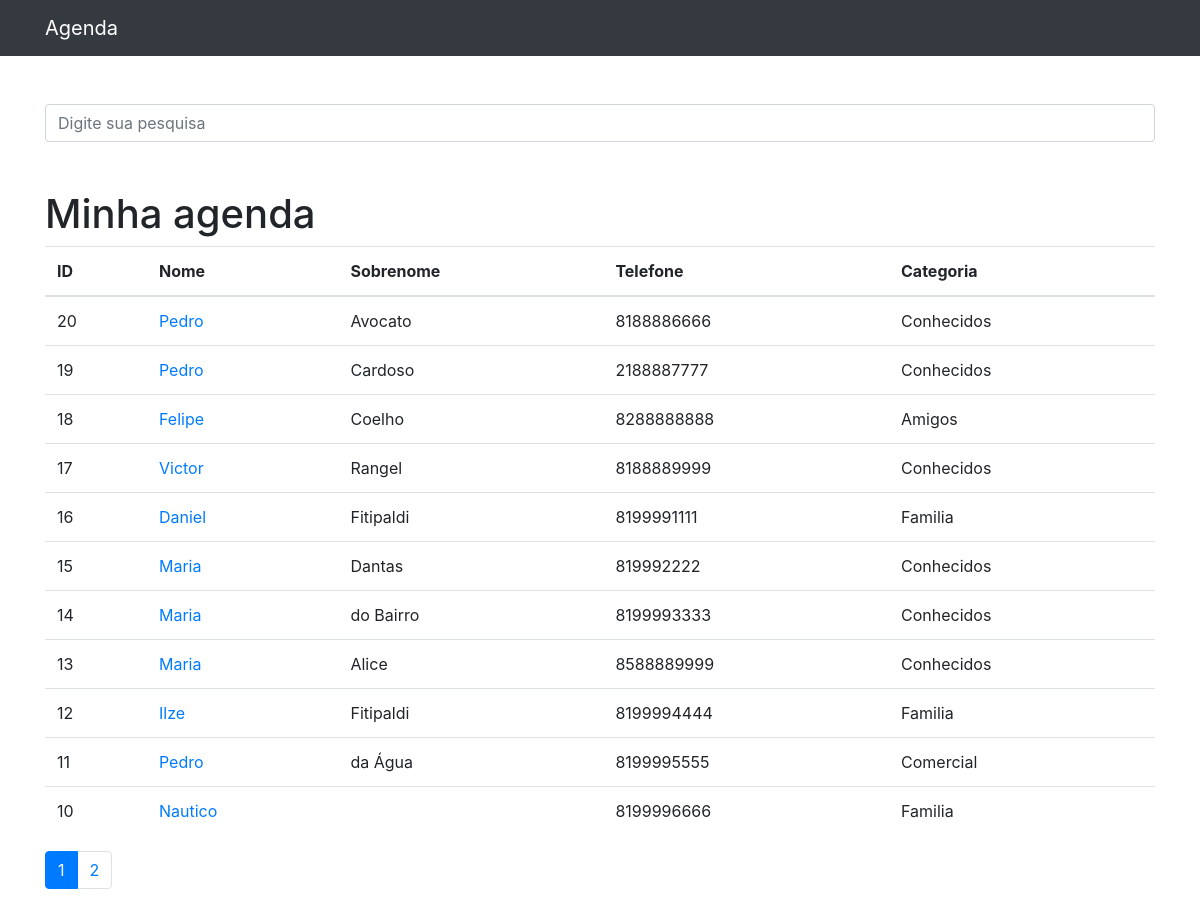
The app's page /, older data.
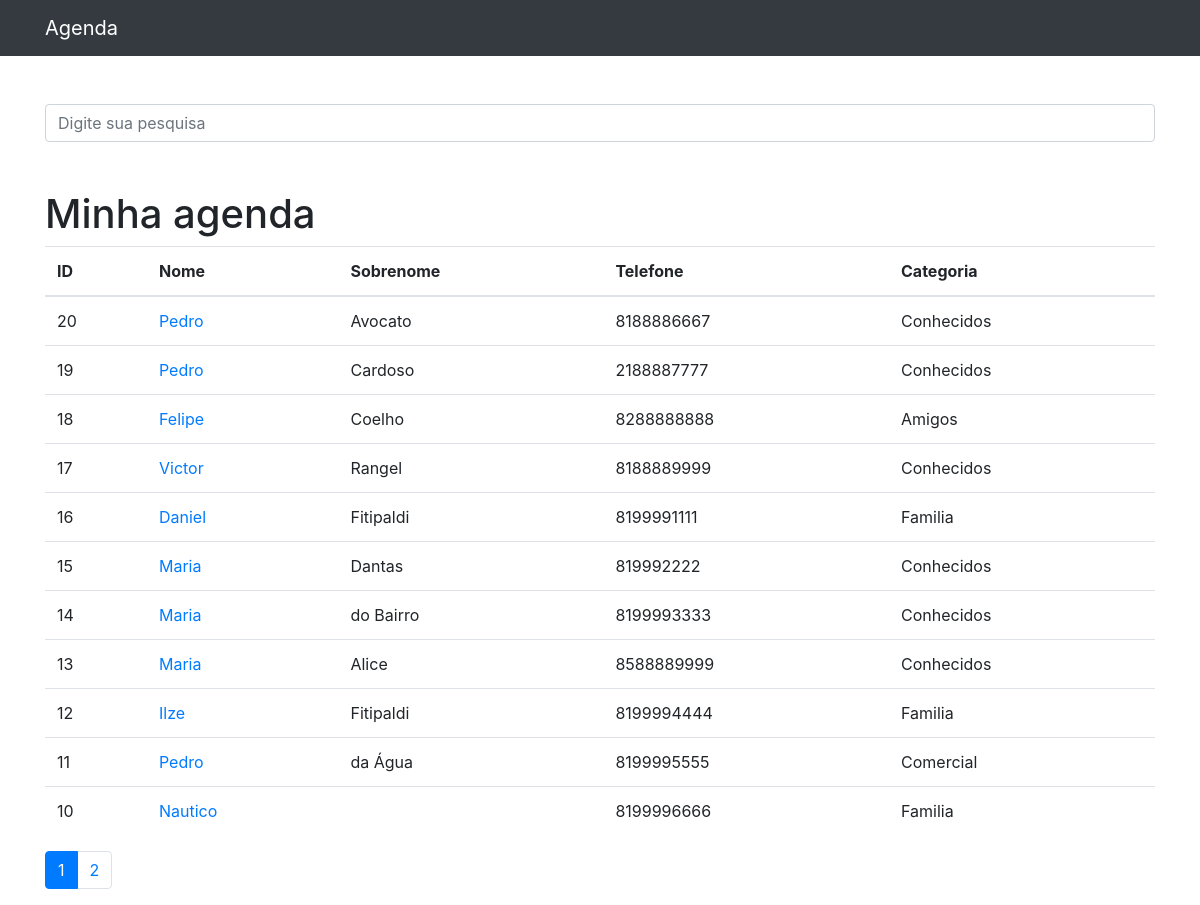
The same page, newer data.
### contatos/models.py (models this page shows, shortened)
class Contato(models.Model):
    nome = models.CharField(
        max_length=255
    )
    sobrenome = models.CharField(
        blank=True,
        max_length=255
    )
    telefone = models.CharField(
        max_length=255
    )
    email = models.CharField(
        max_length=255,
        blank=True
    )
    data_criacao = models.DateTimeField(
        default=timezone.now
    )
    descricao = models.TextField(
        blank=True
    )
    categoria = models.ForeignKey(
        Categoria, on_delete=models.DO_NOTHING
    )
    mostrar = models.BooleanField(
        default=True
    )
    foto = models.ImageField(
        blank=True, upload_to='fotos/%Y/%m/%d')

class Categoria(models.Model):
    nome = models.CharField(
        max_length=255
    )
    def __str__(self):
        return self.nome

### contatos/views.py (the view)
# urls.py: path('', views.index, name='index'),
def index(request):
    contatos = Contato.objects.order_by('-id').filter(
        mostrar=True
    )
    paginator = Paginator(contatos, 11)
    page = request.GET.get('page')
    contatos = paginator.get_page(page)
    return render(request, 'contatos/index.html', {
        'contatos': contatos
    })

### contatos/templates/contatos/index.html
{%extends 'base.html'%}
{%block content%}
<h1 class="mt-5">Minha agenda</h1>
    <table class="table">
      <thead>
        <tr>
          <th>ID</th>
          <th>Nome</th>
          <th>Sobrenome</th>
          <th>Telefone</th>
          <th>Categoria</th>
        </tr>
      </thead>
      <tbody>
        {% for contato in contatos %}
          <tr>
            <td> {{ contato.id }}</td>
            <td>
              <a href="{% url 'ver_contato' contato.id %}"> {{ contato.nome }}</a>
            </td>
            <td>{{ contato.sobrenome }}</td>
            <td>{{ contato.telefone }}</td>
            <td>{{ contato.categoria }}</td>
          </tr>
        {%endfor%}
      </tbody>
    </table>
<nav aria-label="Page navigation example">
  <ul class="pagination">
    {%for pagina in contatos.paginator.page_range %}
      {% if contatos.number == pagina%}
      <li class="page-item active">
        <a class="page-link" href="?page={{pagina}}&termo={{ request.GET.termo }}">{{pagina}}</a>
      </li>
      {% else %}
        <li class="page-item">
        <a class="page-link" href="?page={{pagina}}&termo={{ request.GET.termo }}">{{pagina}}</a>
      </li>
      {% endif %}
    {%endfor%}
  </ul>
</nav>
{%endblock%}

Row changes from the older to the newer data that the page shows:
changed Contato "Avocato": telefone "8188886666" → "8188886667"
